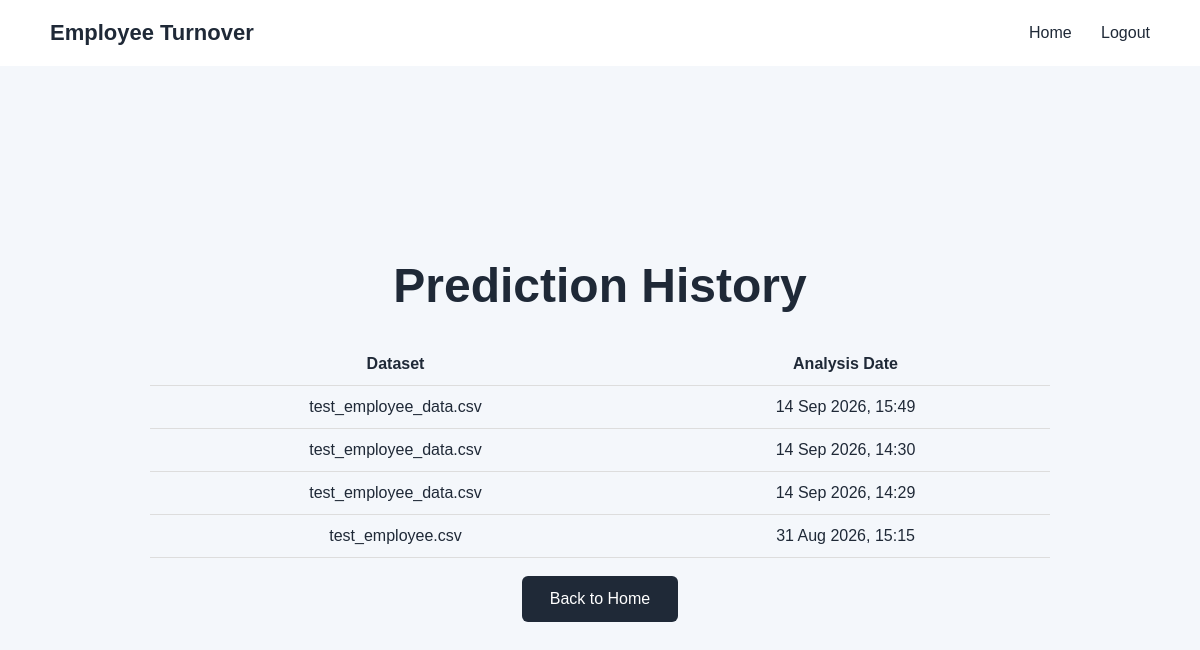
Page /history/ (signed in) on the earlier database version.
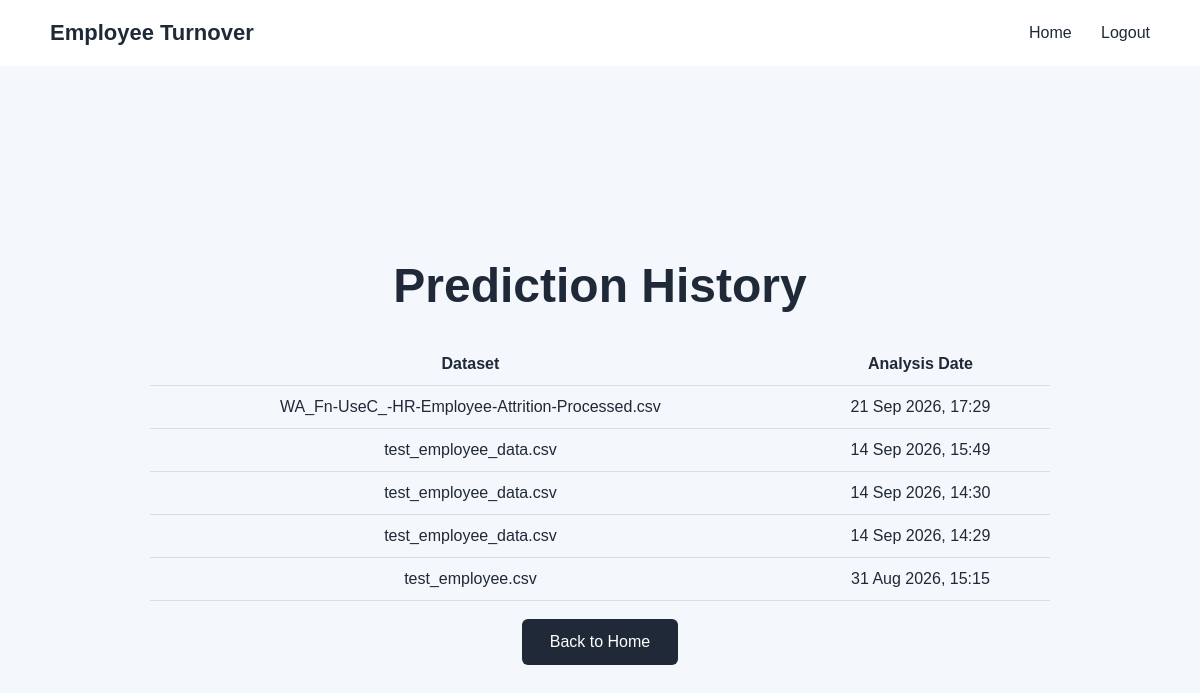
Same page on the later database version.
### core/models.py (models this page shows, shortened)
class AnalysisResult(models.Model):
    user = models.ForeignKey(User, on_delete=models.CASCADE)
    upload_filename = models.CharField(max_length=255)
    uploaded_file = models.FileField(upload_to="datasets/", blank=True, null=True)
    total_employees = models.PositiveIntegerField(default=0)
    predicted_turnover_count = models.PositiveIntegerField(default=0)
    average_turnover_probability = models.FloatField(default=0.0)
    analysis_date = models.DateTimeField(auto_now_add=True)
    class Meta:
        ordering = ["-analysis_date"]

### core/views.py (the view)
# urls.py: path("history/", prediction_history, name="prediction_history"),
def prediction_history(request):
    if not request.user.is_authenticated:
        return redirect("login")
    analyses = AnalysisResult.objects.filter(user=request.user)
    return render(
        request,
        "prediction_history.html",
        {"analyses": analyses},
    )

### templates/prediction_history.html (shortened to what this page needs)
{% load static %}
<!DOCTYPE html>
<html lang="en">
<head>
    <link rel="stylesheet" href="{% static 'css/style.css' %}">
</head>
<body>
<nav class="navbar">
    <div class="logo">Employee Turnover</div>
    <div class="nav-links">
        <a href="{% url 'home' %}">Home</a>
        <a href="{% url 'logout' %}">Logout</a>
    </div>
</nav>
<main class="hero">
    <h1>Prediction History</h1>
    {% if analyses %}
    <table>
        <thead>
            <tr>
                <th>Dataset</th>
                <th>Analysis Date</th>
            </tr>
        </thead>
        <tbody>
            {% for analysis in analyses %}
            <tr>
                <td>{{ analysis.upload_filename }}</td>
                <td>{{ analysis.analysis_date|date:"d M Y, H:i" }}</td>
            </tr>
            {% endfor %}
        </tbody>
    </table>
    {% else %}
    <p>No prediction history available yet.</p>
    {% endif %}
    <br>
    <a href="{% url 'home' %}" class="button">Back to Home</a>
</main>
</body>
</html>

Differences in the rows shown:
added AnalysisResult: upload_filename "WA_Fn-UseC_-HR-Employee-Attrition-Processed.csv", analysis_date "21 Sep 2026, 17:29"
